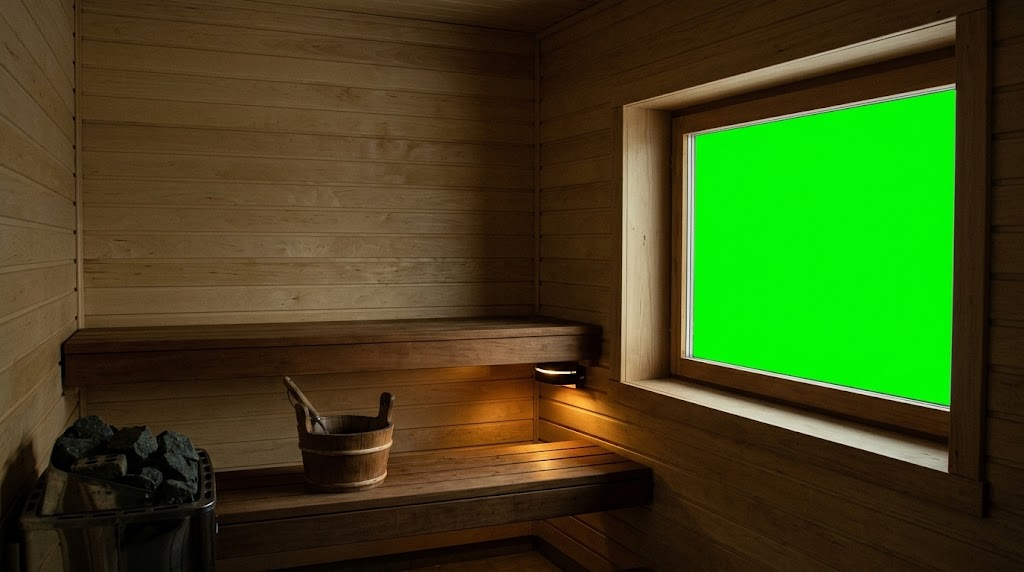
#> input picture scripts/assets/hero/hero-desktop.jpg, 1024 x 572 px
$ python build-hero-wall.py
#> lines starting #> are read from the running program, lines starting #| are printed output that depends on the picture; after the words box and inside, x2 and y2 are one past the last pixel; in counts of white or black regions, pixels touching at a corner belong together
"""Build the hero's sauna wall from the generated pictures in scripts/assets/hero.

Gemini drew the sauna with the window glass in flat green (#00FF00). Here the green is painted over with
the wood beside it, the room is graded darker and warmer to sit with the rest of the site, and the glass
is measured as four straight edges and written to src/content/hero-wall.ts. The page cuts the glass out
along those edges and shows the fogged view of the ice through it.

    python -I scripts/build-hero-wall.py
"""
import sys
from pathlib import Path
import numpy as np
from PIL import Image

sys.stdout.reconfigure(encoding='utf-8')
ROOT = Path(__file__).resolve().parent.parent
SRC = ROOT / 'scripts' / 'assets' / 'hero'
OUT = ROOT / 'public' / 'images'
TS = ROOT / 'src' / 'content' / 'hero-wall.ts'

WALLS = {
    'wide': 'hero-desktop.jpg',
    'tall': 'hero-mobile.jpg',
}
# The pictures are made at most this long on their long side, enough for a wide screen at twice its
# pixels without a heavy page. Every distance below was set on Gemini's 1024-pixel pictures and is
# scaled by K, how many times larger the working picture is.
LONG = 2560
K = 1.0
px = lambda n: max(1, round(n * K))


def key(rgb):
    """How much of each pixel is the green glass (0 wall, 1 glass), and the wall's colour round it."""
    r, g, b = rgb[..., 0], rgb[..., 1], rgb[..., 2]
    greenness = g - np.maximum(r, b)
    glass = np.clip((greenness - .12) / .5, 0, 1)
    # Gemini drew a pale grey strip round the inside of the glass. It is not the frame: the wood is warm
    # (much more red than blue) and the strip is pale with no colour, so the pale colourless pixels just
    # beside the glass go with it; the hole opens one pixel more and is softened by one, for a clean edge.
    strip = (grow(glass > .5, px(6)) > 0) & (r - b < .12) & ((r + g + b) / 3 > .4)
    glass = blur(grow(np.maximum(glass, strip), px(1)), px(1))
    # Where a pixel is part glass, its colour is mostly green and taking the green back out leaves it
    # pink; so it takes the colour of the solid wood just beside it, spread out over the edge.
    solid = (greenness < .04).astype(np.float64)
    wall = rgb.copy()
    edge = (glass > 0) | (greenness >= .04)
    spread = blur(rgb * solid[..., None], px(4)) / np.maximum(blur(solid, px(4)), 1e-6)[..., None]
    wall[edge] = spread[edge]
    return glass, np.clip(wall, 0, 1)


def shifted(x, r):
    """Every copy of x moved by up to r pixels each way, the picture's own edge repeated beyond it."""
    pad = np.pad(x, [(r, r), (r, r)] + [(0, 0)] * (x.ndim - 2), mode='edge')
    h, w = x.shape[:2]
    for dy in range(2 * r + 1):
        for dx in range(2 * r + 1):
            yield pad[dy:dy + h, dx:dx + w]


def grow(x, r):
    """Each pixel takes the largest value within r pixels of it (a square, so corners stay square)."""
    x = x.astype(np.float64)
    out = x.copy()
    for v in shifted(x, r):
        out = np.maximum(out, v)
    return out


def blur(x, r):
    """A box blur r pixels each way."""
    return sum(shifted(x, r)) / (2 * r + 1) ** 2


def grade(rgb):
    """Darker and warmer, as the room in the reference photo: the mids pulled down, a little more
    contrast, the light warmed toward amber."""
    x = rgb ** 1.45
    x = x * np.array([1.06, .93, .78])
    x = np.clip((x - .5) * 1.12 + .5, 0, 1)
    return x


def fit(us, vs):
    """A straight line v = a·u + b through the points, refitted without any that stray from it."""
    a, b = np.polyfit(us, vs, 1)
    keep = np.abs(vs - (a * us + b)) < 1.5 * K
    return np.polyfit(us[keep], vs[keep], 1)


def hole(mask, rgb, w, h):
    """The glass as four straight edges. Each side is a line fitted along the edge of the pure green,
    well away from the corners (where a sloping neighbour would pull it), then moved out past the pale
    strip and the thin wooden bead Gemini drew round the glass, to where the dark sash begins, so the
    glass meets the sash as in a real window; the corners are where the lines meet. The page cuts the
    glass as this clean shape at any size instead of a stepped pixel edge. A side lying on the picture's
    own edge is pushed just past it."""
    ys, xs = np.nonzero(mask)
    x0, x1, y0, y1 = xs.min(), xs.max(), ys.min(), ys.max()
    mx, my = int((x1 - x0) * .25), int((y1 - y0) * .25)
    cols, rows = np.arange(x0 + mx, x1 - mx), np.arange(y0 + my, y1 - my)
    r, g, b = rgb[..., 0], rgb[..., 1], rgb[..., 2]
    lit = ((r + g + b) / 3 > .24) & (g - np.maximum(r, b) < .3)

    def strip(points, step):
        """How far the strip and bead run outside the green before the dark sash, stepping out from
        each point (the median, at most 14 pixels where a side has no sash). The sash is a run of dark
        pixels; an upscaled picture has thin dark lines inside the strip and bead too, which are stepped
        over."""
        runs = []
        for x, y in points:
            n = dark = 0
            while n < px(14):
                sx, sy = int(round(x + step[0] * (n + 1))), int(round(y + step[1] * (n + 1)))
                if not (0 <= sx < w and 0 <= sy < h): break
                dark = 0 if lit[sy, sx] else dark + 1
                if dark >= max(2, px(1.5)): n -= dark - 1; break
                n += 1
            runs.append(n)
        return float(np.median(runs)) + 1

    top = fit(cols, np.array([np.argmax(mask[:, x]) for x in cols], float))
    bottom = fit(cols, np.array([h - np.argmax(mask[::-1, x]) for x in cols], float))
    left = fit(rows, np.array([np.argmax(mask[y]) for y in rows], float))
    right = fit(rows, np.array([w - np.argmax(mask[y, ::-1]) for y in rows], float))
    top = (top[0], top[1] - strip([(x, top[0] * x + top[1]) for x in cols], (0, -1)))
    bottom = (bottom[0], bottom[1] + strip([(x, bottom[0] * x + bottom[1] - 1) for x in cols], (0, 1)))
    left = (left[0], left[1] - strip([(left[0] * y + left[1], y) for y in rows], (-1, 0)))
    right = (right[0], right[1] + strip([(right[0] * y + right[1] - 1, y) for y in rows], (1, 0)))
    if right[1] + right[0] * h / 2 >= w - px(4): right = (0, w + px(2))
    if left[1] + left[0] * h / 2 <= px(4): left = (0, -px(2))

    def meet(horiz, vert):
        (a, b), (c, d) = horiz, vert          # y = a·x + b and x = c·y + d
        x = (c * b + d) / (1 - c * a)
        return [round(float(x), 1), round(float(a * x + b), 1)]

    return [meet(top, left), meet(top, right), meet(bottom, right), meet(bottom, left)]


entries = []
for name, src in WALLS.items():
    im = Image.open(SRC / src).convert('RGB')
#> im is the input picture: PIL image 1024x572 RGB; mean R, G, B 61.2, 72.6, 23.5
    if max(im.size) > LONG:
        f = LONG / max(im.size)
        im = im.resize((round(im.width * f), round(im.height * f)), Image.LANCZOS)
    w, h = im.size
    K = max(w, h) / 1024
    rgb = np.asarray(im, dtype=np.float64) / 255
    glass, wall = key(rgb)
#> in key, `r, g, b = rgb[..., 0], rgb[..., 1], rgb[..., 2]`:
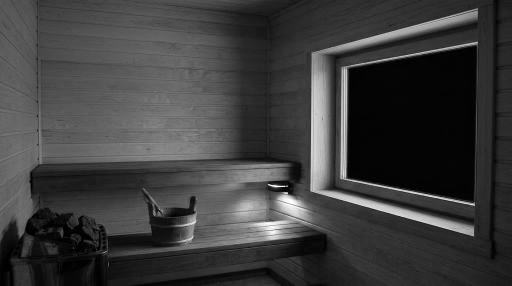
#> r: shape (572, 1024) float64 (shown at 1/2 size); min 0, max 1, mean 0.24
#> in key, `r, g, b = rgb[..., 0], rgb[..., 1], rgb[..., 2]`:
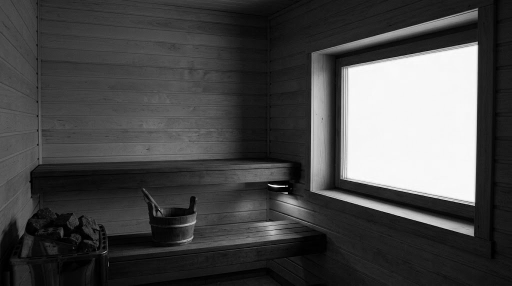
#> g: shape (572, 1024) float64 (shown at 1/2 size); min 0, max 1, mean 0.285
#> in key, `greenness = g - np.maximum(r, b)`:
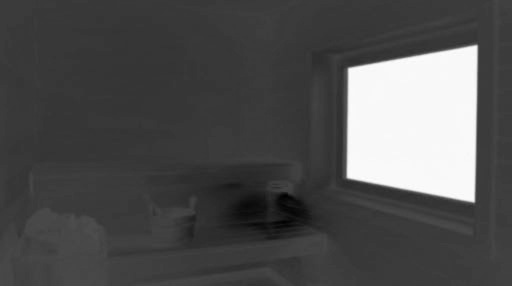
#> greenness: shape (572, 1024) float64 (shown at 1/2 size); min -0.384, max 0.984, mean 0.0441; drawn with min black and max white
#> the loop in grow, `for v in shifted(x, r):` made 169 passes
#> pass 1, in grow, `out = np.maximum(out, v)`:
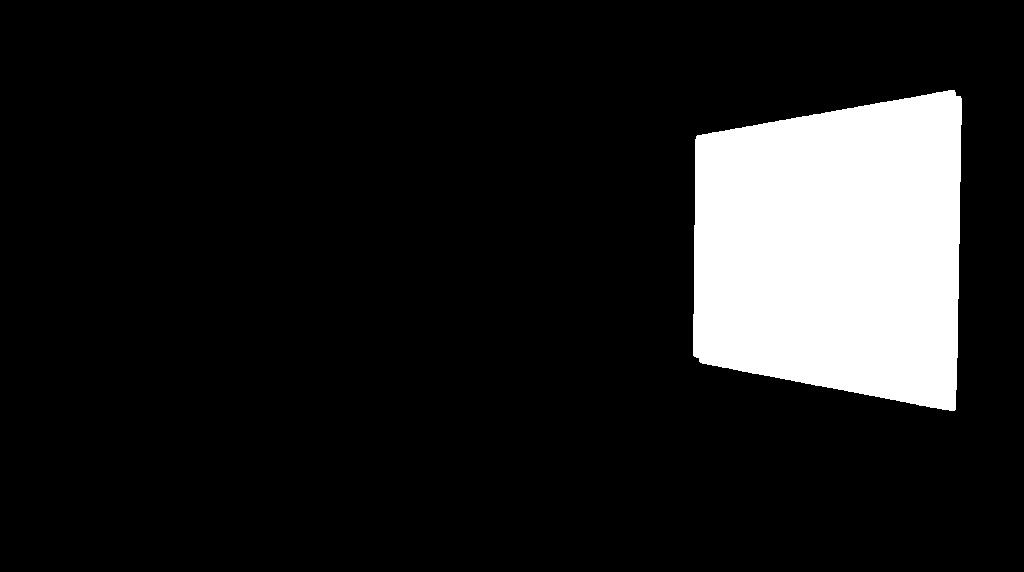
#> out: shape (572, 1024) float64; values 0 (black) and 1 (white), 12.4% white; 1 white region, box (x1, y1, x2, y2) and area: (693, 90, 962, 411) 72875
#> the loop in grow (call 2), `for v in shifted(x, r):` made 9 passes
#> in key, `solid = (greenness < .04).astype(np.float64)`:
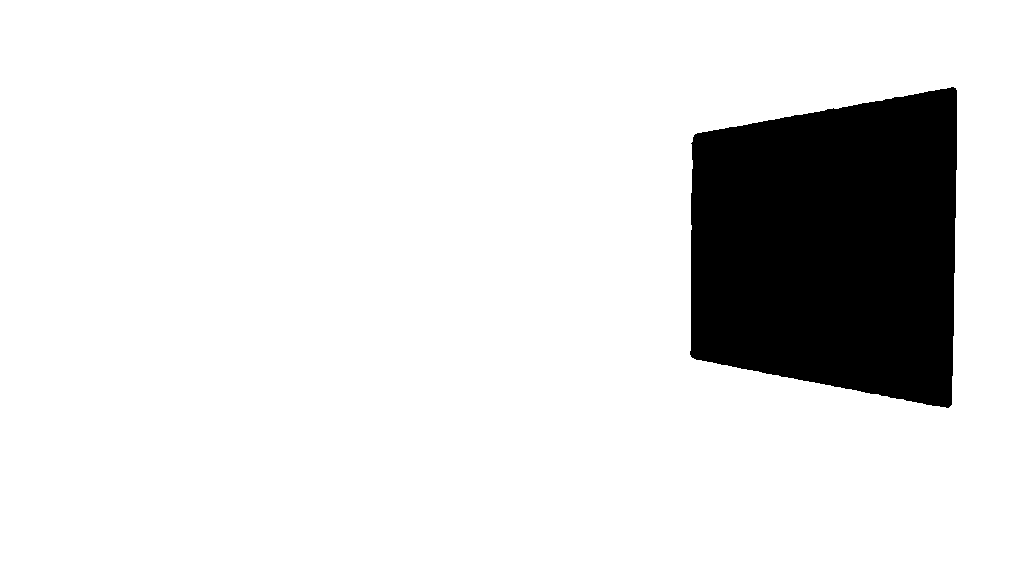
#> solid: shape (572, 1024) float64; values 0 (black) and 1 (white), 87.7% white; 1 black region, box (x1, y1, x2, y2) and area: (690, 87, 957, 408) 72047
    # the picture keeps no hole of its own: the page cuts the glass out along the fitted edges
    Image.fromarray((grade(wall) * 255 + .5).astype(np.uint8), 'RGB').save(OUT / f'hero-wall-{name}.webp', quality=90)
#> in grade, `x = x * np.array([1.06, .93, .78])`:
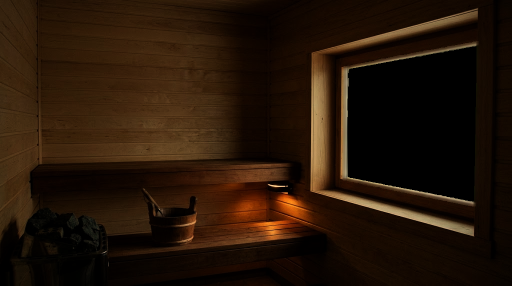
#> x: shape (572, 1024, 3) float64 (shown at 1/2 size); mean R, G, B 0.157, 0.0885, 0.0348; drawn with min black and max white
    r, g, b = rgb[..., 0], rgb[..., 1], rgb[..., 2]
    quad = hole(g - np.maximum(r, b) > .3, rgb, w, h)
#> in hole, `x0, x1, y0, y1 = xs.min(), xs.max(), ys.min(), ys.max()`: x0 = 692; x1 = 955; y0 = 89; y1 = 405
#> in hole, `mx, my = int((x1 - x0) * .25), int((y1 - y0) * .25)`: mx = 65; my = 79
#> in hole, `lit = ((r + g + b) / 3 > .24) & (g - np.maximum(r, b) < .3)`:
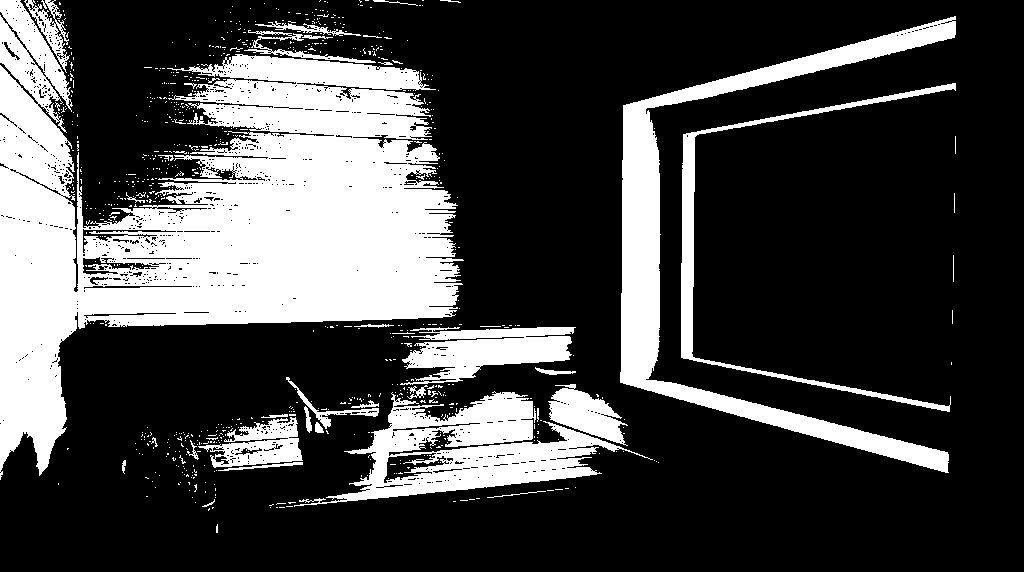
#> lit: shape (572, 1024) bool; 26.9% white; 778 white regions (738 under 20 px), largest, box (x1, y1, x2, y2) and area: (0, 0, 464, 480) 99267, (620, 16, 956, 473) 20827, (294, 391, 653, 507) 14781
#> in fit, `a, b = np.polyfit(us, vs, 1)`: a = -0.178; b = 258.9
#> in hole, `top = fit(cols, np.array([np.argmax(mask[:, x]) for x in cols], float))`: top = [-0.178, 258.9]
#> in hole, `bottom = fit(cols, np.array([h - np.argmax(mask[::-1, x]) for x in col..`: bottom = [0.191, 225.4]
#> in hole, `left = fit(rows, np.array([np.argmax(mask[y]) for y in rows], float))`: left = [-0.012, 696.9]
#> in hole, `right = fit(rows, np.array([w - np.argmax(mask[y, ::-1]) for y in rows..`: right = [-0.0179, 958]
#> the loop in strip, `for x, y in points:` made 133 passes
#> y on passes 1 to 8: 124.2, 124, 123.8, 123.6, 123.5, 123.3, 123.1, 122.9
#> after the loop in strip, `for x, y in points:`: runs = 133 values, max 6 at index 110, min 4 at index 0, mean 4.77
#> in hole, `top = (top[0], top[1] - strip([(x, top[0] * x + top[1]) for x in cols]..`: top = (-0.178, 252.9)
#> the loop in strip (call 2), `for x, y in points:` made 133 passes
#> y on passes 1 to 8: 368.7, 368.9, 369.1, 369.3, 369.5, 369.7, 369.9, 370
#> in hole, `bottom = (bottom[0], bottom[1] + strip([(x, bottom[0] * x + bottom[1] ..`: bottom = (0.191, 231.4)
#> in hole, `left = (left[0], left[1] - strip([(left[0] * y + left[1], y) for y in ..`: left = (-0.012, 683.9)
#> in hole, `right = (right[0], right[1] + strip([(right[0] * y + right[1] - 1, y) ..`: right = (-0.0179, 959)
#> in meet, `(a, b), (c, d) = horiz, vert`: a = -0.178; b = 252.9; c = -0.012; d = 683.9
#> in meet, `x = (c * b + d) / (1 - c * a)`: x = 682.3
#> quad = [[682.3, 131.5], [957.5, 82.5], [951.6, 412.8], [679.5, 360.9]]
    qx, qy = [p[0] for p in quad], [p[1] for p in quad]
#> qx = [682.3, 957.5, 951.6, 679.5]; qy = [131.5, 82.5, 412.8, 360.9]
    box = [int(min(qx)), int(min(qy)), int(np.ceil(max(qx))), int(np.ceil(max(qy)))]
#> box = [679, 82, 958, 413]
    entries.append((name, w, h, box, quad))
    print(f'{name}: {w}x{h}, glass corners {quad}, box {box}')
#| wide: 1024x572, glass corners [[682.3, 131.5], [957.5, 82.5], [951.6, 412.8], [679.5, 360.9]], box [679, 82, 958, 413]
#> pass 2 of the loop `for name, src in WALLS.items():`:
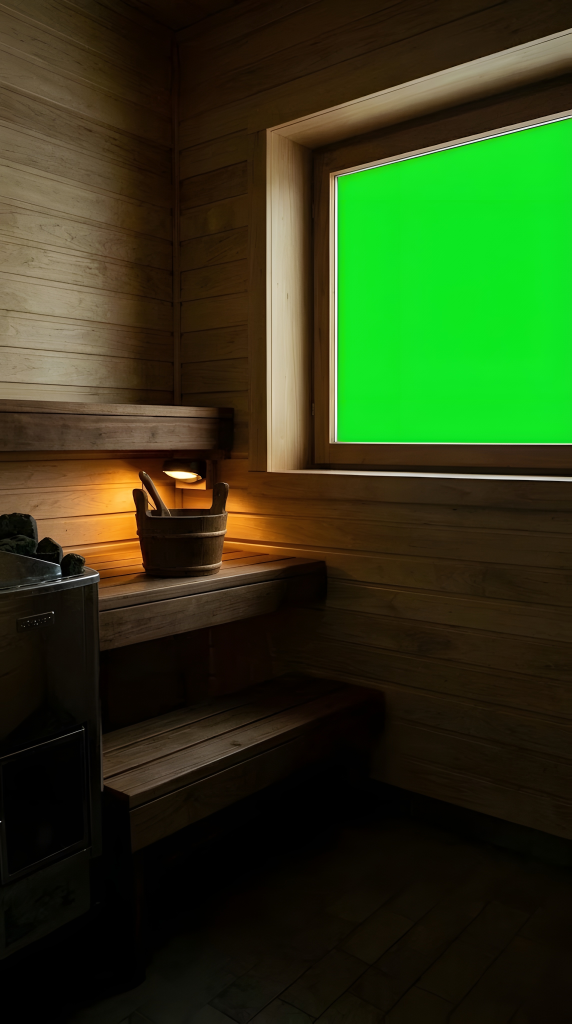
#> input picture scripts/assets/hero/hero-mobile.jpg, 2288 x 4096 px (shown at 1/4 size)
#> im is the input picture: PIL image 2288x4096 RGB; mean R, G, B 44.5, 59, 22
#> im: PIL image 1430x2560 RGB
#> rgb: shape (2560, 1430, 3) float64
#> r: shape (2560, 1430) float64
#> g: shape (2560, 1430) float64
#> greenness: shape (2560, 1430) float64
#> glass: shape (2560, 1430) float64
#> the loop in grow (call 3), `for v in shifted(x, r):` made 961 passes
#> pass 1, in grow (call 3), `out = np.maximum(out, v)`:
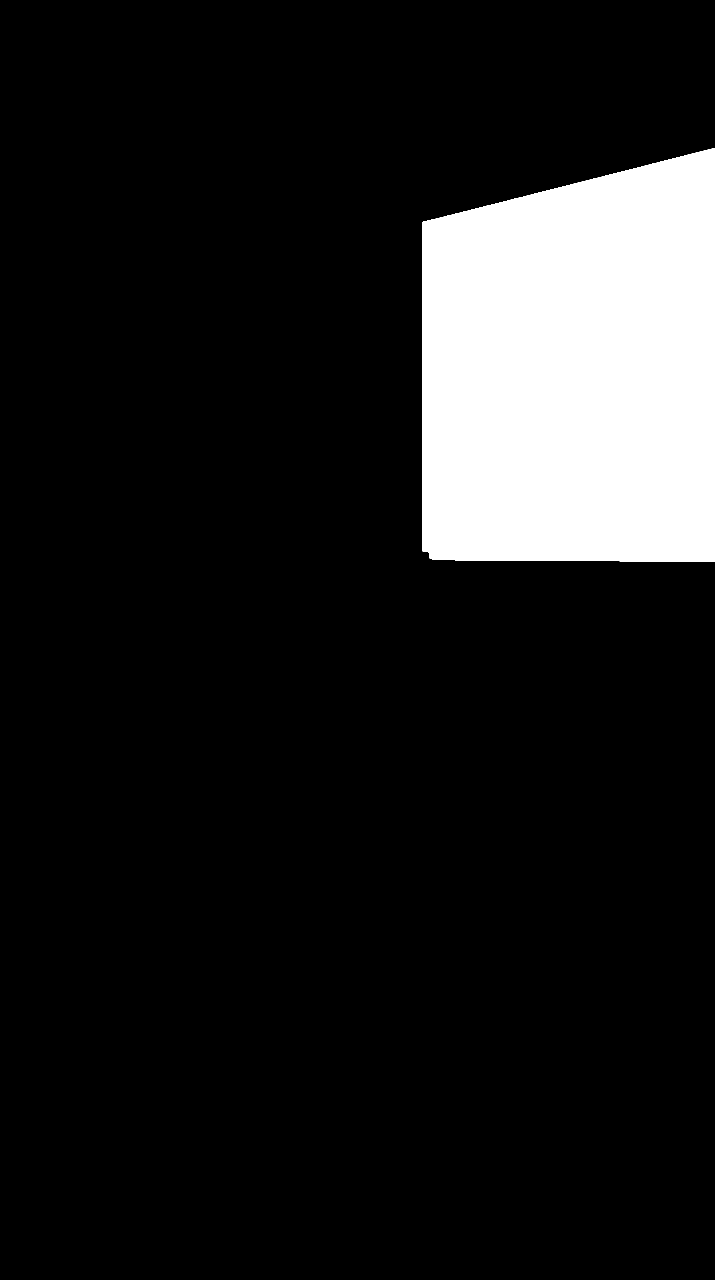
#> out: shape (2560, 1430) float64 (shown at 1/2 size); values 0 (black) and 1 (white), 12% white; 1 white region, box (x1, y1, x2, y2) and area: (844, 296, 1430, 1123) 439745
#> in key (call 2), `strip = (grow(glass > .5, px(6)) > 0) & (r - b < .12) & ((r + g + b) /..`:
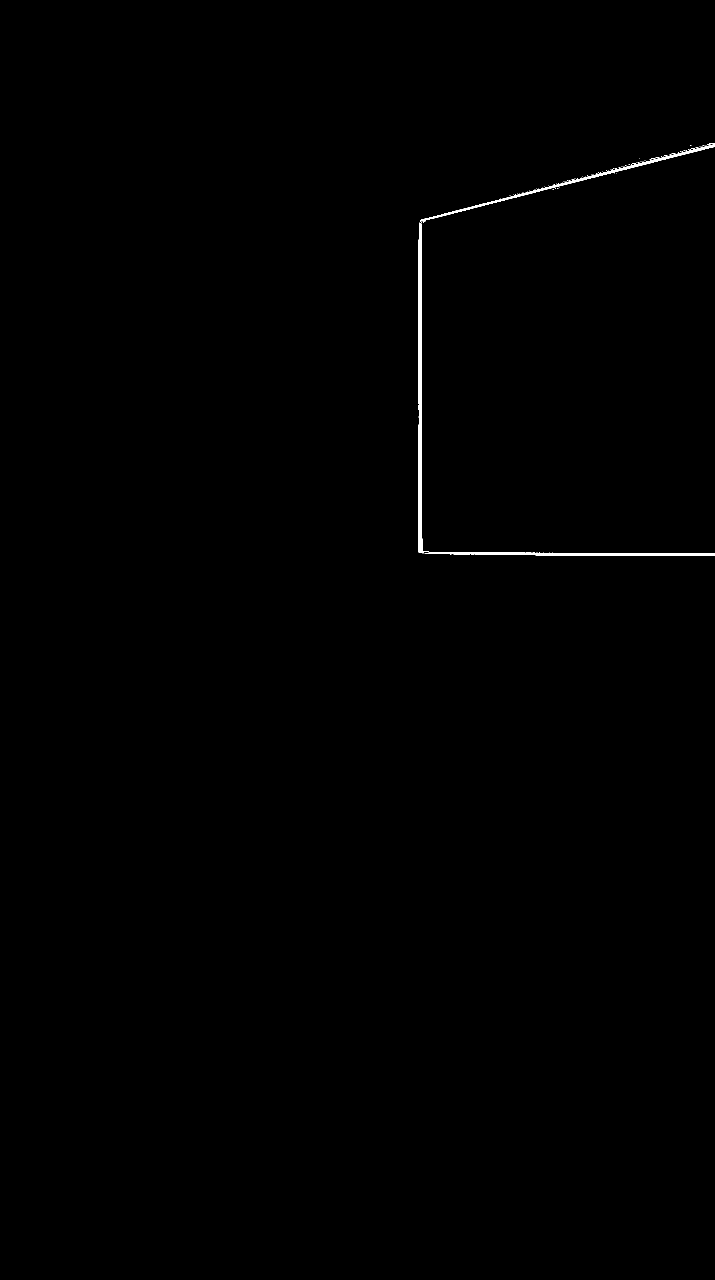
#> strip: shape (2560, 1430) bool (shown at 1/2 size); 0.28% white; 82 white regions (79 under 20 px), largest, box (x1, y1, x2, y2) and area: (836, 288, 1430, 1112) 10001, (1414, 286, 1430, 290) 21, (1300, 314, 1319, 319) 20
#| tall: 1430x2560, glass corners [[821.5, 428.8], [1435.0, 273.1], [1435.0, 1113.9], [822.4, 1110.6]], box [821, 273, 1435, 1114]

lines = [
    '// Generated by scripts/build-hero-wall.py from the pictures in scripts/assets/hero. Do not edit by hand.',
    '// Each wall: its picture, its size, the window glass as four corners in its own pixels (clockwise',
    '// from the top left), and the box round them.',
    'export const heroWall = {',
]
for name, w, h, box, quad in entries:
    pts = ', '.join(f'[{x}, {y}]' for x, y in quad)
    lines.append(f"  {name}: {{ src: '/images/hero-wall-{name}.webp', width: {w}, height: {h}, hole: [{pts}], glass: [{', '.join(map(str, box))}] }},")
#> this loop made 2 passes
#> (name, w, h, box) on passes 1 to 2: ('wide', 1024, 572, [679, 82, 958, 413]), ('tall', 1430, 2560, [821, 273, 1435, 1114])
lines += ['} as const;', '']
TS.write_text('\n'.join(lines), encoding='utf-8')
print('wrote', TS.relative_to(ROOT))
